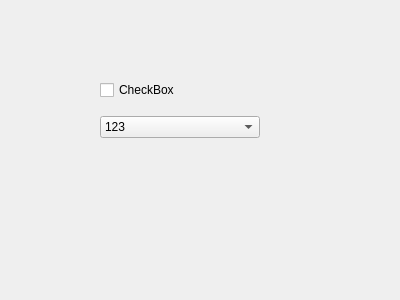
<?xml version="1.0" encoding="UTF-8"?>
<ui version="4.0">
 <class>Form</class>
 <widget class="QWidget" name="Form">
  <property name="geometry">
   <rect>
    <x>0</x>
    <y>0</y>
    <width>400</width>
    <height>300</height>
   </rect>
  </property>
  <property name="windowTitle">
   <string>Form</string>
  </property>
  <widget class="QWidget" name="verticalLayoutWidget">
   <property name="geometry">
    <rect>
     <x>100</x>
     <y>70</y>
     <width>160</width>
     <height>80</height>
    </rect>
   </property>
   <layout class="QVBoxLayout" name="verticalLayout">
    <item>
     <widget class="QCheckBox" name="checkbox">
      <property name="text">
       <string>CheckBox</string>
      </property>
     </widget>
    </item>
    <item>
     <widget class="QComboBox" name="combobox">
      <item>
       <property name="text">
        <string>123</string>
       </property>
      </item>
      <item>
       <property name="text">
        <string>456</string>
       </property>
      </item>
     </widget>
    </item>
   </layout>
  </widget>
 </widget>
 <resources/>
 <connections/>
</ui>
